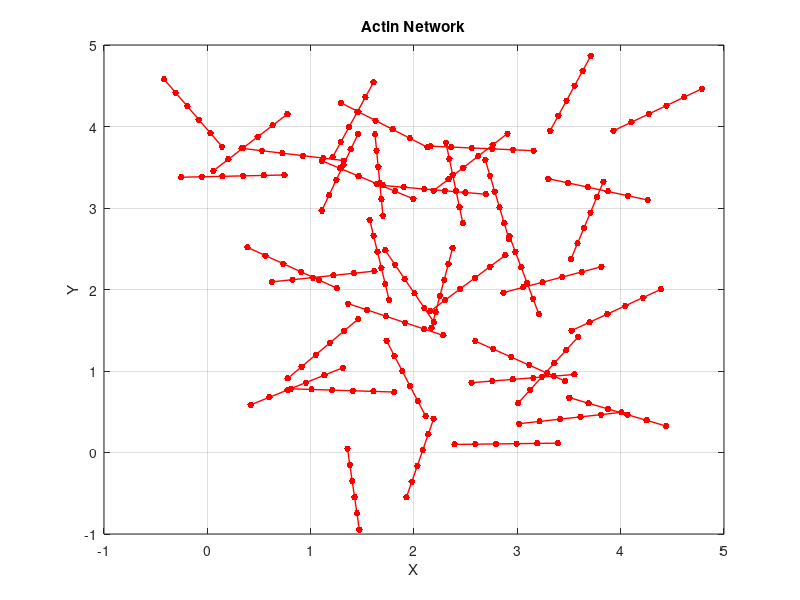

This chart was generated by the following MATLAB code:
%This will generate an actin filament network. The filaments are randomly oriented

rng("shuffle");

%%FOR USER: Change the following according to the network settings
%=====================================================================
%=====================================================================
%Number of desired filaments in the network:
num_filaments = 40;   

%number of nodes per filament
num_nodes = 6;            %if all filaments have the same # nodes

random_num_nodes = 0;     %set to 1 if each filament will have a diff/random # nodes and change the max # nodes
min_nodes = 3;            %the min should always be 3
max_nodes = 10;

%distance between nodes:
equidistance = 0.2;

%random number scalar: get random numbers between 0 and the scalar. For ex, rand(1)*5 will give numbers between 0 to 5. 
%This will be used for the node positions
rand_scalar = 4;

%=====================================================================
%=====================================================================

%%For storage purposes:
%=====================================================================
fil_num = 0;
first_barbed = 0;
last_barbed = 0;

node_data = zeros(num_filaments*num_nodes,2);
first_barbed_data = zeros(num_filaments,1);
last_barbed_data = zeros(num_filaments,1);

nodes_per_fil = zeros(num_filaments,1);

%%Generate the network & Print into a txt file:
%=====================================================================
% Open the file for writing
fid = fopen('random_network.txt', 'w');

for i = 1:num_filaments
    % Generate random number for the polarity
    first_barbed = round(rand(1));

    if(first_barbed==0)
        last_barbed = 1;
    elseif(first_barbed==1)
        last_barbed = 0;
    end

    first_barbed_data(i,1) = first_barbed;
    last_barbed_data(i,1) = last_barbed;

    %Generate the actin filament
    %Randomly select the seed/starting point of the filament
    x_seed = rand * rand_scalar;
    y_seed = rand * rand_scalar;

    %Random angle for the actin filament
    angle = rand * 2 * pi;

    %if each filament has the same number of nodes:
    if(random_num_nodes == 0)

        % Write variables to the file
        fprintf(fid, 'FilamentNumber:%d\n', fil_num);
        fprintf(fid, 'FirstIsBardedEnd:%d\n', first_barbed);
        fprintf(fid, 'LastIsBarbedEnd:%d\n', last_barbed);
    
        %Calculate the (x,y) positions for each node in the actin filament
        for j = 1:num_nodes
            node_x = x_seed + (equidistance * cos(angle) * (j-1));
            node_y = y_seed + (equidistance * sin(angle) * (j-1));
    
            %store into matrix 
            index = j + (num_nodes*(i-1));
            node_data(index,1) = node_x;
            node_data(index,2) = node_y;
    
            %print
            fprintf(fid, 'Node:%0.2f,%0.2f\n', node_x, node_y);
        end
    
        fprintf(fid, 'End_Filament:\n\n');
    end

    %if each filament can have a different number of nodes, randomly select the # nodes in the filament:
    if(random_num_nodes == 1)
        num_nodes = randi([min_nodes, max_nodes]);
        nodes_per_fil(i,1) = num_nodes;

        % Write variables to the file
        fprintf(fid, 'FilamentNumber:%d\n', fil_num);
        fprintf(fid, 'FirstIsBardedEnd:%d\n', first_barbed);
        fprintf(fid, 'LastIsBarbedEnd:%d\n', last_barbed);
    
        %Calculate the (x,y) positions for each node in the actin filament
        for j = 1:num_nodes
            node_x = x_seed + (equidistance * cos(angle) * (j-1));
            node_y = y_seed + (equidistance * sin(angle) * (j-1));
    
            %store into matrix 
            if (i == 1)
                index = j + (num_nodes*(i-1));
                node_data(index,1) = node_x;
                node_data(index,2) = node_y;
            else
                index = j + (sum(nodes_per_fil(1:(i-1))));
                node_data(index,1) = node_x;
                node_data(index,2) = node_y;
            end
    
            %print
            fprintf(fid, 'Node:%0.2f,%0.2f\n', node_x, node_y);
        end
    
        fprintf(fid, 'End_Filament:\n\n');
    end

    fil_num = fil_num + 1;
end

% Close the file
fclose(fid);

%%Plot the nodes
%=====================================================================
if(random_num_nodes ==0)
    start_index = 1;
    end_index = num_nodes;
    figure;
    for i = 1:num_filaments
        plot(node_data(start_index:end_index,1), node_data(start_index:end_index,2), 'r.-', 'MarkerSize', 15, 'LineWidth', 1); 
        start_index = end_index + 1;
        end_index = end_index + num_nodes;
        hold on;
    end
    xlabel('X');
    ylabel('Y');
    title('Actin Network');
    grid on;
end

%if each filament has a different number of nodes
if(random_num_nodes ==1)
    start_index = 0;
    end_index = 0;
    figure;
    for i = 1:num_filaments
        start_index = end_index + 1;
        end_index = sum(nodes_per_fil(1:i));
        plot(node_data(start_index:end_index,1), node_data(start_index:end_index,2), 'r.-', 'MarkerSize', 15, 'LineWidth', 1); 
               
        hold on;
    end
    xlabel('X');
    ylabel('Y');
    title('Actin Network');
    grid on;

end

